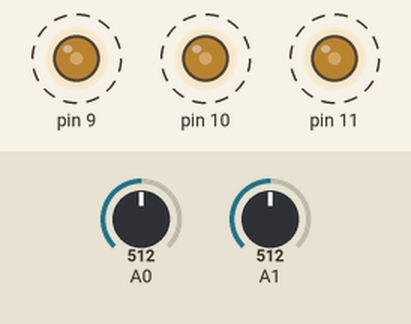
The program below on a simulated Arduino Uno, built with avr-gcc and run on an emulated ATmega328P. On the bench: output pins drawn as LEDs (lit = HIGH). Dashed ring = blinking. Inputs (shaded band) come from the test bench; at power-on: A1 = 512, A0 = 512.

Above: at 1.4 s.
1.5 s: A1 set to 716
4.7 s: A0 set to 810
At 4.9 s:
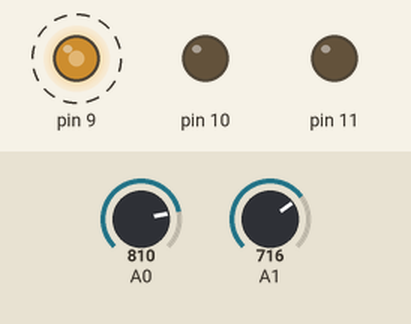
7.9 s: A1 set to 511
At 8.1 s:
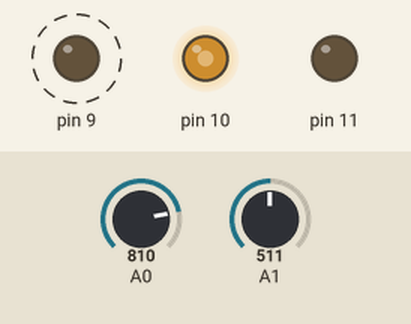
11.1 s: A1 set to 306
At 11.5 s:
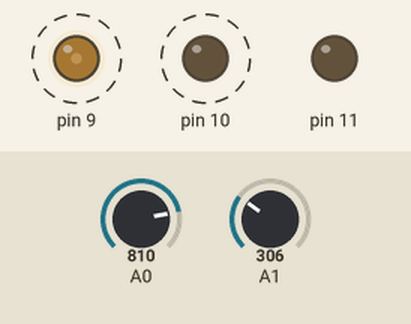
14.3 s: A0 set to 790
At 14.55 s:
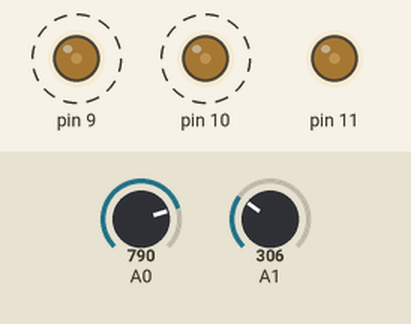
17.5 s: A1 set to 1023
Timing chart, 0 to 21.7 s (numbered marks = the images above; inputs shaded):
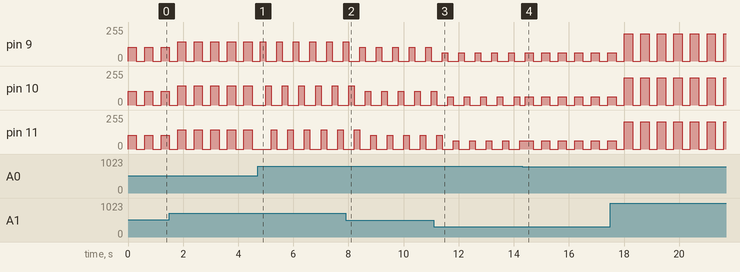

Measured:
- by itself, pin 9–11: alternates 204/255 for 0.30 s and 0/255 for 0.30 s

The program:

main.cpp
```cpp
#include <Arduino.h>

//#define DEBUG 0

class iSensor {
public:
    virtual int readValue() = 0;
};

class Led {
private:
    int pin_;
    bool state_;
    int brightness_;
public:
    Led(int p) : pin_(p), state_(false), brightness_(255) {
        pinMode(pin_, OUTPUT);
    }

public:
    void on() {
        state_ = true;
        analogWrite(pin_, brightness_);
    }

    void off() {
        state_ = false;
        analogWrite(pin_, 0);
    }

    void toggle() {
        state_ = !state_;
        analogWrite(pin_, state_ ? brightness_ : 0);
    }

    void setBrightness(int value) {
        brightness_ = constrain(value, 0, 255); // value (0 - 255)
        if (state_) {
            analogWrite(pin_, brightness_);
        }
    }
};

class LedController {
private:
    Led* leds_;
    int count_;
public:
    LedController(Led* arr, int n) : leds_(arr), count_(n) {}

public:
    void setAllBrightness(int value) {
        for (int i = 0; i < count_; i++) {
            leds_[i].setBrightness(value);
        }
    }

    void blinkSync(int delayMs) {
        for (int i = 0; i < count_; i++) leds_[i].on();
        delay(delayMs);
        for (int i = 0; i < count_; i++) leds_[i].off();
        delay(delayMs);
    }

    void blinkAsync(int delayMs) {
        for (int i = 0; i < count_; i++) {
            leds_[i].on();
            delay(delayMs);
            leds_[i].off();
        }
    }
};

class Pot : public iSensor {
private:
    int pin_;
public:
    Pot(int p) : iSensor() {
        pin_ = p;
        pinMode(pin_, INPUT);
    }
    int readValue() override {
        return analogRead(pin_) / 5;
    }
};

class LightSensor : public iSensor {
private:
    int pin_;
public:
    LightSensor(int p) : iSensor() {
        pin_ = p;
        pinMode(pin_, INPUT);
    }
    int readValue() override {
        return analogRead(pin_);
    }
};

Led leds[3] = {Led{9}, Led{10}, Led{11}};
LedController controller(leds, 3);
LightSensor lightSensor(A0);
Pot pot(A1);

void setup() {
    Serial.begin(9600);
}

void loop() {
    controller.setAllBrightness(pot.readValue());
#ifdef DEBUG
    Serial.print("Light: ");
    Serial.print(light);
    Serial.print("  Pot: ");
    Serial.print(pot.readValue());
    Serial.print("  Brightness: ");
    Serial.println(pot.readValue(););
#endif
    if (lightSensor.readValue() < 800) {
        controller.blinkSync(300);
    } else {
        controller.blinkAsync(200);
    }
}
```
